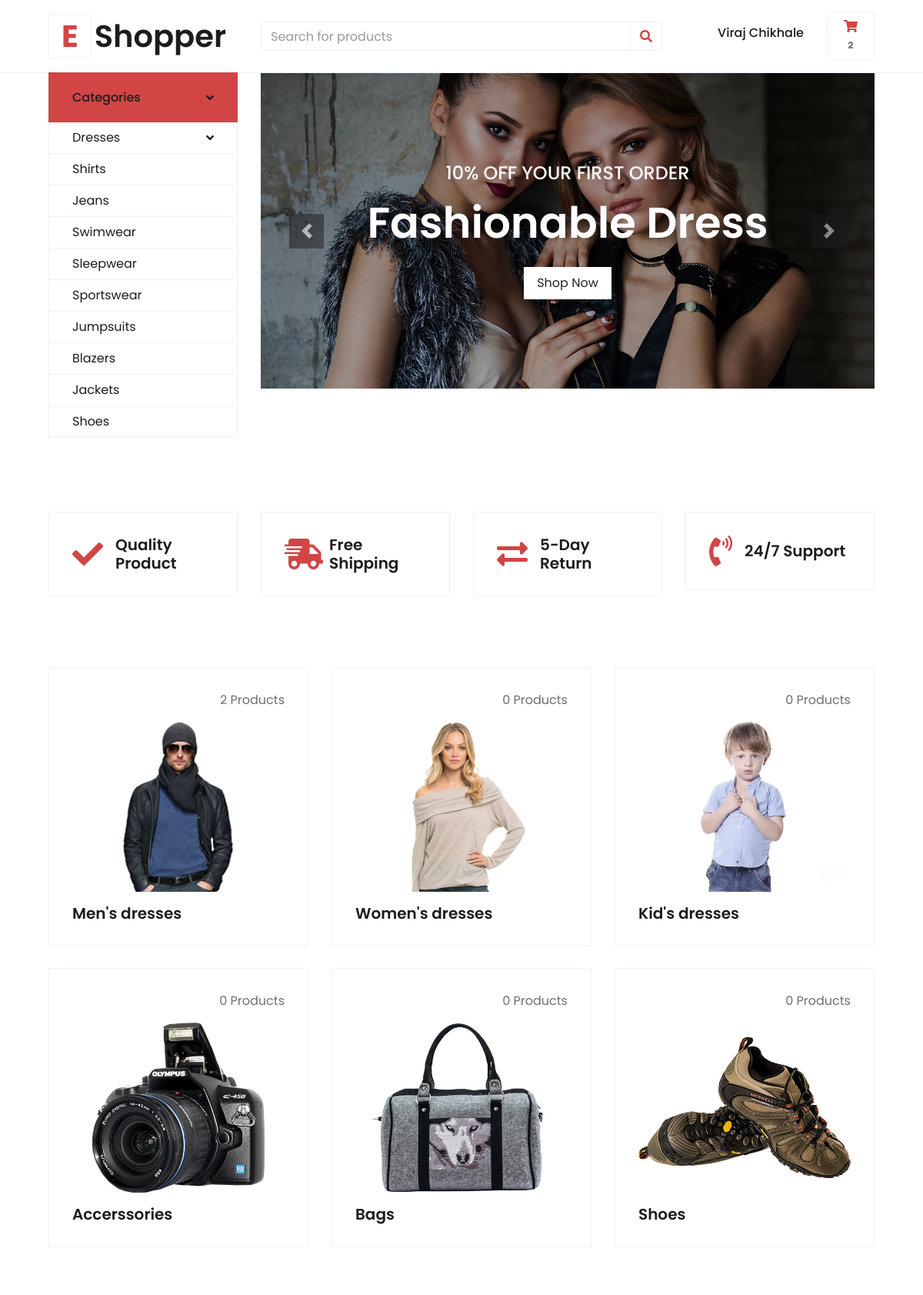
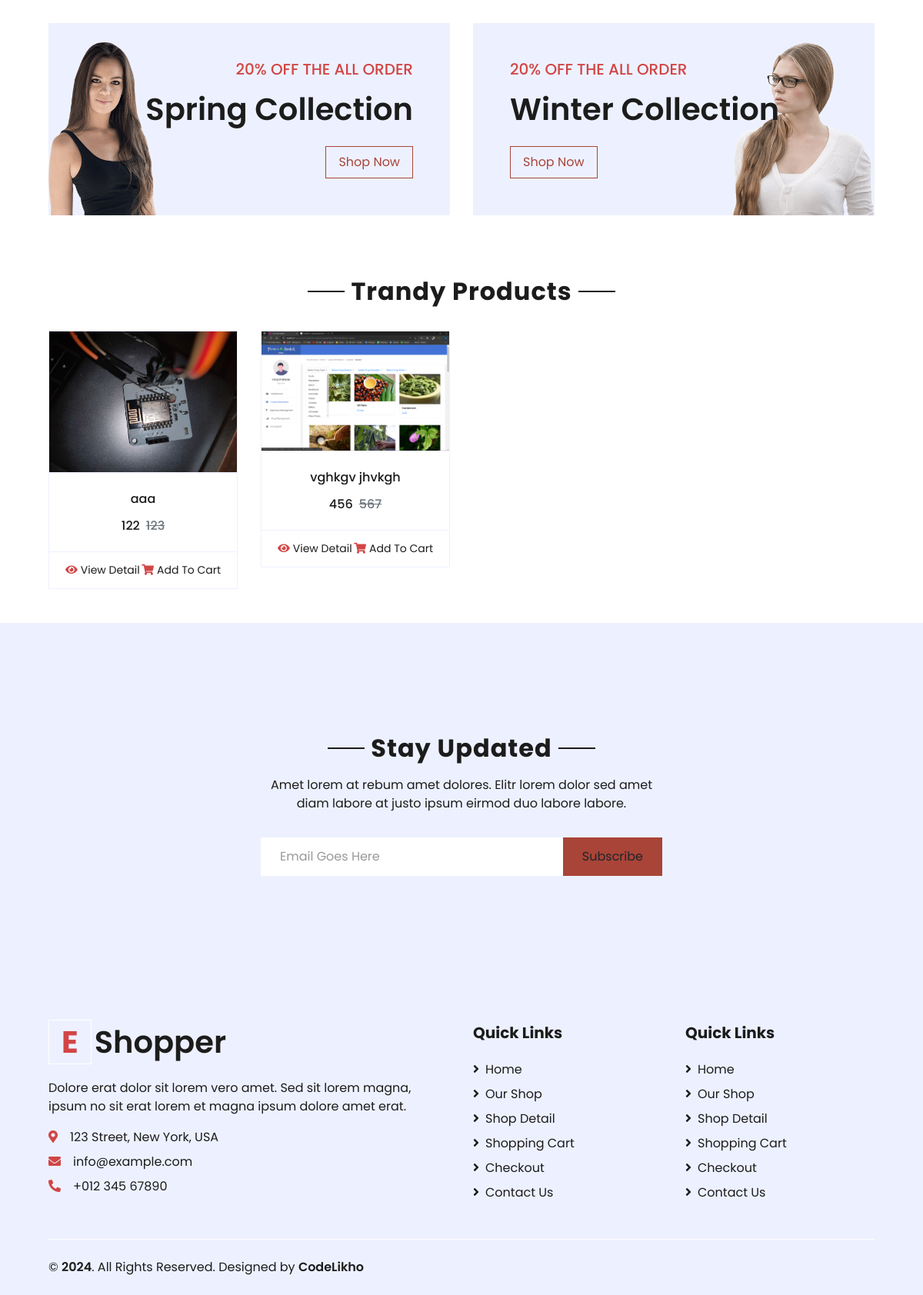
Screenshot of /ui/home.php (signed in) with the database file from the repository (2 pictures, top to bottom).
### tables this page shows
CREATE TABLE IF NOT EXISTS `customer_reg` (
  `id` int(11) NOT NULL AUTO_INCREMENT,
  `fname` varchar(20) NOT NULL,
  `lname` varchar(20) NOT NULL,
  `email` varchar(30) NOT NULL,
  `phone` varchar(10) NOT NULL,
  `password` varchar(50) NOT NULL,
  `address` varchar(90) NOT NULL,
  PRIMARY KEY (`id`)
);

CREATE TABLE IF NOT EXISTS `products` (
  `id` int(11) NOT NULL AUTO_INCREMENT,
  `name` varchar(50) NOT NULL,
  `category` varchar(20) NOT NULL,
  `type` varchar(100) NOT NULL,
  `img` varchar(50) NOT NULL,
  `oprise` int(50) NOT NULL,
  `dprise` int(50) NOT NULL,
  `description` varchar(50) NOT NULL,
  `aid` varchar(50) NOT NULL,
  `quantity` varchar(50) NOT NULL,
  PRIMARY KEY (`id`)
);

### ui/home.php (the view, shortened to what this page needs)
<!DOCTYPE html>
<html lang="en">
<head>
    <link href="https://cdnjs.cloudflare.com/ajax/libs/font-awesome/5.10.0/css/all.min.css" rel="stylesheet">
    <link href="lib/owlcarousel/assets/owl.carousel.min.css" rel="stylesheet">
    <link href="css/style.css" rel="stylesheet">
</head>
<body>
    <?php include('topbar.php');?>
    <div class="container-fluid mb-5">
        <div class="row border-top px-xl-5">
            <div class="col-lg-3 d-none d-lg-block">
                <a class="btn shadow-none d-flex align-items-center justify-content-between bg-primary text-white w-100" data-toggle="collapse" href="#navbar-vertical" style="height: 65px; margin-top: -1px; padding: 0 30px;">
                    <h6 class="m-0">Categories</h6>
                    <i class="fa fa-angle-down text-dark"></i>
                </a>
                <nav class="collapse show navbar navbar-vertical navbar-light align-items-start p-0 border border-top-0 border-bottom-0" id="navbar-vertical">
                    <div class="navbar-nav w-100 overflow-hidden" style="height: 410px">
                        <div class="nav-item dropdown">
                            <a href="#" class="nav-link" data-toggle="dropdown">Dresses <i class="fa fa-angle-down float-right mt-1"></i></a>
                        </div>
                        <a href="products.php?category=*&type=shirt" class="nav-item nav-link">Shirts</a>
                        <a href="products.php?category=*&type=jeans" class="nav-item nav-link">Jeans</a>
                        <a href="products.php?category=*&type=swimwear" class="nav-item nav-link">Swimwear</a>
                        <a href="products.php?category=*&type=sleepwear" class="nav-item nav-link">Sleepwear</a>
                        <a href="products.php?category=*&type=sportswear" class="nav-item nav-link">Sportswear</a>
                        <a href="products.php?category=*&type=jumpsuits" class="nav-item nav-link">Jumpsuits</a>
                        <a href="products.php?category=*&type=blazers" class="nav-item nav-link">Blazers</a>
                        <a href="products.php?category=*&type=jacket" class="nav-item nav-link">Jackets</a>
                        <a href="products.php?category=*&type=shoes" class="nav-item nav-link">Shoes</a>
                    </div>
                </nav>
            </div>
            <div class="col-lg-9">
                <div id="header-carousel" class="carousel slide" data-ride="carousel">
                    <div class="carousel-inner">
                        <div class="carousel-item active" style="height: 410px;">
                            <img class="img-fluid" src="img/carousel-1.jpg" alt="Image">
                            <div class="carousel-caption d-flex flex-column align-items-center justify-content-center">
                                <div class="p-3" style="max-width: 700px;">
                                    <h4 class="text-light text-uppercase font-weight-medium mb-3">10% Off Your First Order</h4>
                                    <h3 class="display-4 text-white font-weight-semi-bold mb-4">Fashionable Dress</h3>
                                    <a href="" class="btn btn-light py-2 px-3">Shop Now</a>
                                </div>
                            </div>
                        </div>
                    </div>
                    <a class="carousel-control-prev" href="#header-carousel" data-slide="prev">
                        <div class="btn btn-dark" style="width: 45px; height: 45px;">
                            <span class="carousel-control-prev-icon mb-n2"></span>
                        </div>
                    </a>
                    <a class="carousel-control-next" href="#header-carousel" data-slide="next">
                        <div class="btn btn-dark" style="width: 45px; height: 45px;">
                            <span class="carousel-control-next-icon mb-n2"></span>
                        </div>
                    </a>
                </div>
            </div>
        </div>
    </div>
    <div class="container-fluid pt-5">
        <div class="row px-xl-5 pb-3">
            <div class="col-lg-3 col-md-6 col-sm-12 pb-1">
                <div class="d-flex align-items-center border mb-4" style="padding: 30px;">
                    <h1 class="fa fa-check text-primary m-0 mr-3"></h1>
                    <h5 class="font-weight-semi-bold m-0">Quality Product</h5>
                </div>
            </div>
            <div class="col-lg-3 col-md-6 col-sm-12 pb-1">
                <div class="d-flex align-items-center border mb-4" style="padding: 30px;">
                    <h1 class="fa fa-shipping-fast text-primary m-0 mr-2"></h1>
                    <h5 class="font-weight-semi-bold m-0">Free Shipping</h5>
                </div>
            </div>
            <div class="col-lg-3 col-md-6 col-sm-12 pb-1">
                <div class="d-flex align-items-center border mb-4" style="padding: 30px;">
                    <h1 class="fas fa-exchange-alt text-primary m-0 mr-3"></h1>
                    <h5 class="font-weight-semi-bold m-0">5-Day Return</h5>
                </div>
            </div>
            <div class="col-lg-3 col-md-6 col-sm-12 pb-1">
                <div class="d-flex align-items-center border mb-4" style="padding: 30px;">
                    <h1 class="fa fa-phone-volume text-primary m-0 mr-3"></h1>
                    <h5 class="font-weight-semi-bold m-0">24/7 Support</h5>
                </div>
            </div>
        </div>
    </div>
    <div class="container-fluid pt-5">
        <div class="row px-xl-5 pb-3">
            <div class="col-lg-4 col-md-6 pb-1">
                <div class="cat-item d-flex flex-column border mb-4" style="padding: 30px;">
                    <?php $res = mysql_query("select * from products WHERE category='men'");?>
                    <p class="text-right"> <?php echo mysql_num_rows($res) ;?> Products</p>
                    <a href="products.php?category=men&type=*" class="cat-img position-relative overflow-hidden mb-3">
                        <img class="img-fluid" src="img/cat-1.jpg" alt="">
                    </a>
                    <h5 class="font-weight-semi-bold m-0">Men's dresses</h5>
                </div>
            </div>
            <div class="col-lg-4 col-md-6 pb-1">
                <div class="cat-item d-flex flex-column border mb-4" style="padding: 30px;">
                    <?php $res = mysql_query("select * from products WHERE category='women'");?>
                    <p class="text-right"> <?php echo mysql_num_rows($res) ;?> Products</p>
                    <a href="products.php?category=women&type=*" class="cat-img position-relative overflow-hidden mb-3">
                        <img class="img-fluid" src="img/cat-2.jpg" alt="">
                    </a>
                    <h5 class="font-weight-semi-bold m-0">Women's dresses</h5>
                </div>
            </div>
            <div class="col-lg-4 col-md-6 pb-1">
                <div class="cat-item d-flex flex-column border mb-4" style="padding: 30px;">
                    <?php $res = mysql_query("select * from products WHERE category='kid'");?>
                    <p class="text-right"> <?php echo mysql_num_rows($res) ;?> Products</p>
                    <a href="products.php?category=kid&type=*" class="cat-img position-relative overflow-hidden mb-3">
                        <img class="img-fluid" src="img/cat-3.jpg" alt="">
                    </a>
                    <h5 class="font-weight-semi-bold m-0">Kid's dresses</h5>
                </div>
            </div>
            <div class="col-lg-4 col-md-6 pb-1">
                <div class="cat-item d-flex flex-column border mb-4" style="padding: 30px;">
                    <?php $res = mysql_query("select * from products WHERE category='Accerssories'");?>
                    <p class="text-right"> <?php echo mysql_num_rows($res) ;?> Products</p>
                    <a href="products.php?category=accerssorie&type=*" class="cat-img position-relative overflow-hidden mb-3">
                        <img class="img-fluid" src="img/cat-4.jpg" alt="">
                    </a>
                    <h5 class="font-weight-semi-bold m-0">Accerssories</h5>
                </div>
            </div>
            <div class="col-lg-4 col-md-6 pb-1">
                <div class="cat-item d-flex flex-column border mb-4" style="padding: 30px;">
                    <?php $res = mysql_query("select * from products WHERE category='bags'");?>
                    <p class="text-right"> <?php echo mysql_num_rows($res) ;?> Products</p>
                    <a href="products.php?category=bag&type=*" class="cat-img position-relative overflow-hidden mb-3">
                        <img class="img-fluid" src="img/cat-5.jpg" alt="">
                    </a>
                    <h5 class="font-weight-semi-bold m-0">Bags</h5>
                </div>
            </div>
            <div class="col-lg-4 col-md-6 pb-1">
                <div class="cat-item d-flex flex-column border mb-4" style="padding: 30px;">
                    <?php $res = mysql_query("select * from products WHERE category='shoes'");?>
                    <p class="text-right"> <?php echo mysql_num_rows($res) ;?> Products</p>
                    <a href="products.php?category=shoes&type=*" class="cat-img position-relative overflow-hidden mb-3">
                        <img class="img-fluid" src="img/cat-6.jpg" alt="">
                    </a>
                    <h5 class="font-weight-semi-bold m-0">Shoes</h5>
                </div>
            </div>
        </div>
    </div>
    <div class="container-fluid offer pt-5">
        <div class="row px-xl-5">
            <div class="col-md-6 pb-4">
                <div class="position-relative bg-secondary text-center text-md-right text-white mb-2 py-5 px-5">
                    <img src="img/offer-1.png" alt="">
                    <div class="position-relative" style="z-index: 1;">
                        <h5 class="text-uppercase text-primary mb-3">20% off the all order</h5>
                        <h1 class="mb-4 font-weight-semi-bold">Spring Collection</h1>
                        <a href="" class="btn btn-outline-primary py-md-2 px-md-3">Shop Now</a>
                    </div>
                </div>
            </div>
            <div class="col-md-6 pb-4">
                <div class="position-relative bg-secondary text-center text-md-left text-white mb-2 py-5 px-5">
                    <img src="img/offer-2.png" alt="">
                    <div class="position-relative" style="z-index: 1;">
                        <h5 class="text-uppercase text-primary mb-3">20% off the all order</h5>
                        <h1 class="mb-4 font-weight-semi-bold">Winter Collection</h1>
                        <a href="" class="btn btn-outline-primary py-md-2 px-md-3">Shop Now</a>
                    </div>
                </div>
            </div>
        </div>
    </div>
    <div class="container-fluid pt-5">
        <div class="text-center mb-4">
            <h2 class="section-title px-5"><span class="px-2">Trandy Products</span></h2>
        </div>
        <div class="row px-xl-5 pb-3">
        <?php
        $res = mysql_query("select * from products");
        $id = 1;
        while($row = mysql_fetch_array($res))
        {
    ?>
            <div class="col-lg-3 col-md-6 col-sm-12 pb-1">
                <div class="card product-item border-0 mb-4">
                    <div class="card-header product-img position-relative overflow-hidden bg-transparent border p-0">
                        <img class="img-fluid w-100" src="../images/products/<?php echo $row['img']; ?>" alt="">
                    </div>
                    <div class="card-body border-left border-right text-center p-0 pt-4 pb-3">
                        <h6 class="text-truncate mb-3"><?php echo $row['name']; ?></h6>
                        <div class="d-flex justify-content-center">
                            <h6><?php echo $row['dprise']; ?></h6><h6 class="text-muted ml-2"><del><?php echo $row['oprise']; ?></del></h6>
                        </div>
                    </div>
                    <div class="card-footer d-flex justify-content-between bg-light border">
                        <a href="" class="btn btn-sm text-dark p-0"><i class="fas fa-eye text-primary mr-1"></i>View Detail</a>
                        <a onclick=addtocart_<?php echo $row['id']; ?>() class="btn btn-sm text-dark p-0"><i class="fas fa-shopping-cart text-primary mr-1"></i>Add To Cart</a>
                    </div>
                </div>
            </div>
<?php
$id++; }
?>
        </div>
    </div>
    <div class="container-fluid bg-secondary text-dark pt-5">
        <div class="row justify-content-md-center py-5 px-xl-5">
            <div class="col-md-6 col-12 py-5">
                <div class="text-center mb-2 pb-2">
                    <h2 class="section-title px-5 mb-3"><span class="bg-secondary px-2">Stay Updated</span></h2>
                    <p>Amet lorem at rebum amet dolores. Elitr lorem dolor sed amet diam labore at justo ipsum eirmod duo labore labore.</p>
                </div>
                <form action="">
                    <div class="input-group">
                        <input type="text" class="form-control border-white p-4" placeholder="Email Goes Here">
                        <div class="input-group-append">
                            <button class="btn btn-primary px-4">Subscribe</button>
                        </div>
                    </div>
                </form>
            </div>
        </div>
    </div>
    <?php
        include ('footer.php');
        ?>
</body>
</html>

### ui/topbar.php
<?php
$sql = "select * from `customer_reg` where email='".$_SESSION["user"]."'";
$ur = mysql_fetch_array(mysql_query($sql));
$sql1 = "select * from `cart` where cid='".$ur['id']."'";
$result=mysql_query($sql1);
$cont=mysql_num_rows($result);
?>
<div class="container-fluid">
        <div class="row align-items-center py-3 px-xl-5">
            <div class="col-lg-3 d-none d-lg-block">
                <a href="" class="text-decoration-none">
                    <h1 class="m-0 display-5 font-weight-semi-bold"><span class="text-primary font-weight-bold border px-3 mr-1">E</span>Shopper</h1>
                </a>
            </div>
            <div class="col-lg-6 col-6 text-left">
                <form action="">
                    <div class="input-group">
                        <input type="text" class="form-control" placeholder="Search for products">
                        <div class="input-group-append">
                            <span class="input-group-text bg-transparent text-primary">
                                <i class="fa fa-search"></i>
                            </span>
                        </div>
                    </div>
                </form>
            </div>
            <div class="col-lg-2 col-6 text-right">
                <h6><?php echo ucfirst($ur["fname"])." ".ucfirst($ur["lname"]);?></h6>
            </div>
            <div class="col-lg-1 col-6 text-right">
                <a href="cart.php" class="btn border">
                    <i class="fas fa-shopping-cart text-primary"></i>
                    <span class="badge"><?php echo $cont ?></span>
                </a>
            </div>
        </div>
    </div>

### rows the page displays
customer_reg: fname "Viraj", lname "Chikhale"
products: img (picture), name "aaa", dprise "122", oprise "123"
products: img (picture), name "vghkgv jhvkgh", dprise "456", oprise "567"

### other values shown
$cont "2"
mysql_num_rows($res) "2"
mysql_num_rows($res) "0"
